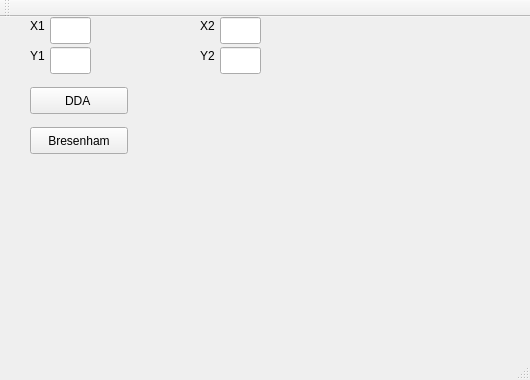
<?xml version="1.0" encoding="UTF-8"?>
<ui version="4.0">
 <class>pixel</class>
 <widget class="QMainWindow" name="pixel">
  <property name="geometry">
   <rect>
    <x>0</x>
    <y>0</y>
    <width>530</width>
    <height>380</height>
   </rect>
  </property>
  <property name="windowTitle">
   <string>pixel</string>
  </property>
  <widget class="QWidget" name="centralWidget">
   <widget class="QLabel" name="label">
    <property name="geometry">
     <rect>
      <x>30</x>
      <y>0</y>
      <width>21</width>
      <height>17</height>
     </rect>
    </property>
    <property name="text">
     <string>X1</string>
    </property>
   </widget>
   <widget class="QLabel" name="label_2">
    <property name="geometry">
     <rect>
      <x>30</x>
      <y>30</y>
      <width>21</width>
      <height>17</height>
     </rect>
    </property>
    <property name="text">
     <string>Y1</string>
    </property>
   </widget>
   <widget class="QLabel" name="label_3">
    <property name="geometry">
     <rect>
      <x>200</x>
      <y>0</y>
      <width>21</width>
      <height>17</height>
     </rect>
    </property>
    <property name="text">
     <string>X2</string>
    </property>
   </widget>
   <widget class="QLabel" name="label_4">
    <property name="geometry">
     <rect>
      <x>200</x>
      <y>30</y>
      <width>21</width>
      <height>17</height>
     </rect>
    </property>
    <property name="text">
     <string>Y2</string>
    </property>
   </widget>
   <widget class="QLineEdit" name="lineEdit">
    <property name="geometry">
     <rect>
      <x>50</x>
      <y>0</y>
      <width>41</width>
      <height>27</height>
     </rect>
    </property>
   </widget>
   <widget class="QLineEdit" name="lineEdit_2">
    <property name="geometry">
     <rect>
      <x>50</x>
      <y>30</y>
      <width>41</width>
      <height>27</height>
     </rect>
    </property>
   </widget>
   <widget class="QLineEdit" name="lineEdit_3">
    <property name="geometry">
     <rect>
      <x>220</x>
      <y>0</y>
      <width>41</width>
      <height>27</height>
     </rect>
    </property>
   </widget>
   <widget class="QLineEdit" name="lineEdit_4">
    <property name="geometry">
     <rect>
      <x>220</x>
      <y>30</y>
      <width>41</width>
      <height>27</height>
     </rect>
    </property>
   </widget>
   <widget class="QPushButton" name="DDA_Button">
    <property name="geometry">
     <rect>
      <x>30</x>
      <y>70</y>
      <width>98</width>
      <height>27</height>
     </rect>
    </property>
    <property name="text">
     <string>DDA </string>
    </property>
   </widget>
   <widget class="QPushButton" name="Bresenham_button">
    <property name="geometry">
     <rect>
      <x>30</x>
      <y>110</y>
      <width>98</width>
      <height>27</height>
     </rect>
    </property>
    <property name="text">
     <string>Bresenham</string>
    </property>
   </widget>
  </widget>
  <widget class="QMenuBar" name="menuBar">
   <property name="geometry">
    <rect>
     <x>0</x>
     <y>0</y>
     <width>530</width>
     <height>25</height>
    </rect>
   </property>
  </widget>
  <widget class="QToolBar" name="mainToolBar">
   <attribute name="toolBarArea">
    <enum>TopToolBarArea</enum>
   </attribute>
   <attribute name="toolBarBreak">
    <bool>false</bool>
   </attribute>
  </widget>
  <widget class="QStatusBar" name="statusBar"/>
 </widget>
 <layoutdefault spacing="6" margin="11"/>
 <resources/>
 <connections/>
</ui>
